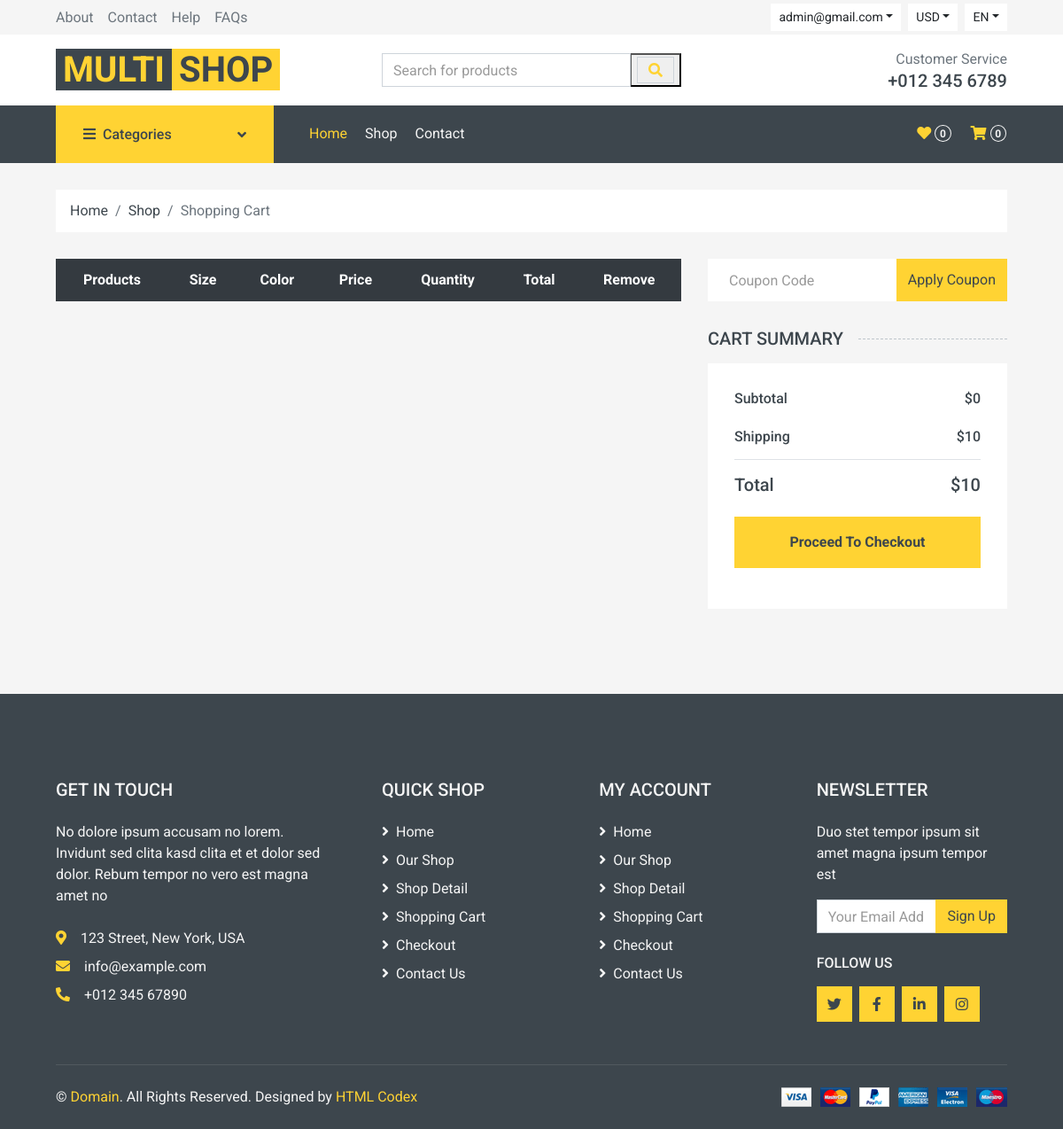
/cart/ (signed in), run on an earlier commit of the app's database.
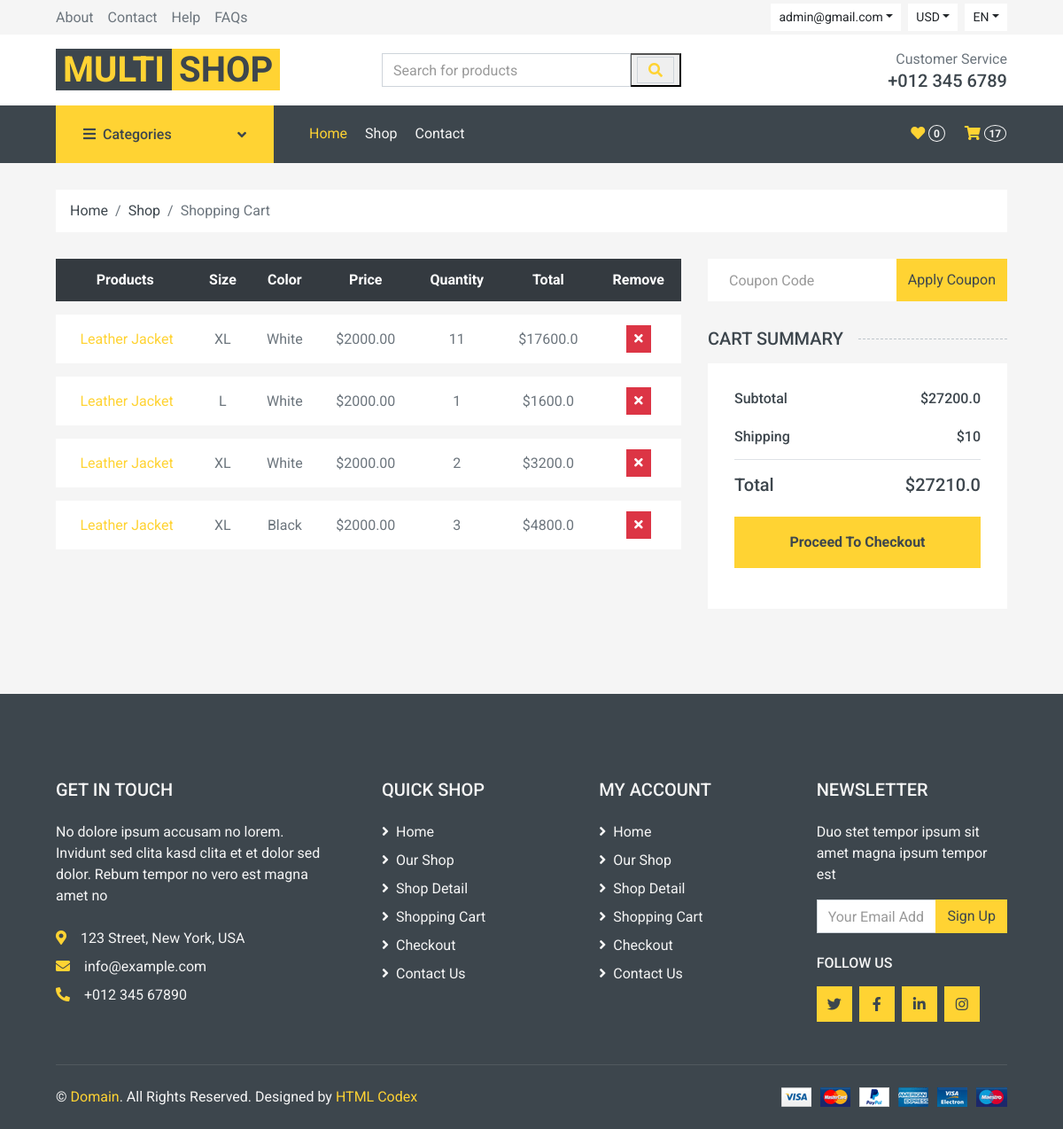
And on a later commit of the database.
### apps/shop/models.py (models this page shows, shortened)
class Cart(models.Model):
    ACTIVE = "active"
    FINISHED = "finished"
    WAITING = "waiting"
    CHOISES = (
        (ACTIVE, "Active"),
        (FINISHED, "Finished"),
        (WAITING, "Waiting"),
    )
    user = models.ForeignKey("account.User", on_delete=models.CASCADE, related_name="carts", verbose_name="User")
    status = models.CharField("Status", max_length=10, choices=CHOISES, default=ACTIVE)
    promo = models.ForeignKey(PromoCode, null=True, on_delete=models.SET_NULL, related_name="carts", verbose_name="Promo code")
    created = models.DateTimeField("Created at", auto_now_add=True)
    class Meta:
        verbose_name = "Cart"
        verbose_name_plural = "Carts"
    @property
    def subtotal(self):
        subtotal = sum(product.total_price for product in self.cart_products.all())
        return subtotal
    @property
    def discount(self):
        if self.promo is not None:
            discount = self.subtotal * self.promo.discount / 100
        else:
            discount = 0
        return discount
    @property
    def total(self):
        total = self.subtotal - self.discount + 10
        return total

class CartProduct(models.Model):
    cart = models.ForeignKey(Cart, on_delete=models.CASCADE, related_name="cart_products", verbose_name="Cart")
    product = models.ForeignKey(Product, on_delete=models.CASCADE, related_name="cart_products", verbose_name="Product")
    quantity = models.PositiveSmallIntegerField("Quantiy")
    color = models.CharField("Color", max_length=50)
    size = models.CharField("Size", max_length=20)
    class Meta:
        verbose_name = "Cart Product"
        verbose_name_plural = "Cart Products"
    @property
    def total_price(self):
        price = self.product.total_price
        total_price = self.quantity * price
        return total_price

class Product(models.Model):
    slug = models.SlugField("Slug", max_length=100, null=False, unique=True)
    name = models.CharField("Product name", max_length=100)
    category = models.ForeignKey(Category, on_delete=models.SET_NULL, related_name="products", null=True, blank=False, verbose_name="Category")
    price = models.DecimalField("Price", max_digits=7, decimal_places=2)
    discount = models.PositiveSmallIntegerField("Discount", blank=True, default=0)
    sizes = models.ManyToManyField(ProductSizes, related_name="products")
    colors = models.ManyToManyField(ProductColors, related_name="products")
    description = models.TextField("Description")
    created = models.DateTimeField("Date created", auto_now_add=True)
    class Meta:
        verbose_name = "Product"
        verbose_name_plural = "Products"
    @property
    def total_price(self):
        price = float(self.price)
        return price - (price * (self.discount / 100))

### apps/shop/views.py (the view, shortened to what this page needs)
# urls.py: path("cart/", view=views.cart_view, name="cart"),
@login_required
def cart_view(request):
    cart = get_or_create_cart(request=request)
    context = {
        "cart": cart,
    }
    return render(request=request, template_name="cart.html", context=context)

### apps/account/context_processors.py (called while the page is built)
def favorites_count(request):
    user: User = request.user
    if user.is_authenticated:
        count = user.favorites.count()
    else:
        count = 0
    context = {
        "favorites_count": count
    }
    return context

### apps/shop/context_processors.py (called while the page is built)
def categories_processor(request):
    categories = Category.objects.filter(parent=None)
    context = {
        "categories": categories
    }
    return context

def cart_products_count(request):
    user = request.user
    if user.is_authenticated:
        cart = get_or_create_cart(request)
        count = 0
        for product in cart.cart_products.all():
            count += product.quantity
    else:
        count = 0
    context = {
        "cart_products_count": count
    }
    return context

### apps/shop/utils.py (called while the page is built)
def get_or_create_cart(request):
    user = request.user
    cart = Cart.objects.filter(status=Cart.ACTIVE, user=user).order_by("-created").first()
    if cart is None:
        cart = Cart.objects.create(user=user)
    return cart

### apps/shop/templates/cart.html (shortened to what this page needs)
{% extends 'base.html' %}
{% load static %}
{% block content %}
<div class="container-fluid">
    <div class="row px-xl-5">
        <div class="col-12">
            <nav class="breadcrumb bg-light mb-30">
                <a class="breadcrumb-item text-dark" href="#">Home</a>
                <a class="breadcrumb-item text-dark" href="#">Shop</a>
                <span class="breadcrumb-item active">Shopping Cart</span>
            </nav>
        </div>
    </div>
</div>
<div class="container-fluid">
    <div class="row px-xl-5">
        <div class="col-lg-8 table-responsive mb-5">
            <table class="table table-light table-borderless table-hover text-center mb-0">
                <thead class="thead-dark">
                    <tr>
                        <th>Products</th>
                        <th>Size</th>
                        <th>Color</th>
                        <th>Price</th>
                        <th>Quantity</th>
                        <th>Total</th>
                        <th>Remove</th>
                    </tr>
                </thead>
                <tbody class="align-middle">
                    {% for cart_product in cart.cart_products.all %}
                    <tr>
                        <td class="align-middle"> <a href="{% url 'shop:product_details' slug=cart_product.product.slug %}"> {{ cart_product.product.name }} </td>
                        <td class="align-middle">{{ cart_product.size }}</td>
                        <td class="align-middle">{{ cart_product.color }}</td>
                        <td class="align-middle">${{ cart_product.product.price }}</td>
                        <td class="align-middle">{{ cart_product.quantity }}</td>
                        <td class="align-middle">${{ cart_product.total_price }}</td>
                        <td class="align-middle"><a href="{% url 'shop:delete_from_cart' pk=cart_product.pk %}"><button class="btn btn-sm btn-danger"><i class="fa fa-times"></i></button></a></td>
                    </tr>
                    {% endfor %}
                </tbody>
            </table>
        </div>
        <div class="col-lg-4">
            {% if not cart.promo %}
            <form class="mb-30" method="post">
                <div class="input-group">
                    <input type="text" name="coupon" class="form-control border-0 p-4" placeholder="Coupon Code">
                    <div class="input-group-append">
                        <button type="submit" class="btn btn-primary">Apply Coupon</button>
                    </div>
                </div>
            </form>
            {% endif %}
            <h5 class="section-title position-relative text-uppercase mb-3"><span class="bg-secondary pr-3">Cart Summary</span></h5>
            <div class="bg-light p-30 mb-5">
                <div class="border-bottom pb-2">
                    <div class="d-flex justify-content-between mb-3">
                        <h6>Subtotal</h6>
                        <h6>${{ cart.subtotal }}</h6>
                    </div>
                    <div class="d-flex justify-content-between">
                        <h6 class="font-weight-medium">Shipping</h6>
                        <h6 class="font-weight-medium">$10</h6>
                    </div>
                </div>
                <div class="pt-2">
                    <div class="d-flex justify-content-between mt-2">
                        <h5>Total</h5>
                        <h5>${{ cart.total }}</h5>
                    </div>
                    <a href="{% url 'shop:checkout' %}"><button class="btn btn-block btn-primary font-weight-bold my-3 py-3">Proceed To Checkout</button></a>
                </div>
            </div>
        </div>
    </div>
</div>
{% endblock %}

### templates/base.html (shortened to what the changed rows need)
<!DOCTYPE html>
<html lang="en">
{% load static %}
<head>
    <link href="https://cdnjs.cloudflare.com/ajax/libs/font-awesome/5.10.0/css/all.min.css" rel="stylesheet">
    <link href="{% static 'lib/animate/animate.min.css' %}" rel="stylesheet">
    <link href="{% static 'lib/owlcarousel/assets/owl.carousel.min.css' %}" rel="stylesheet">
    <link href="{% static 'css/style.css' %}" rel="stylesheet">
</head>
<body>
    <div class="container-fluid bg-dark mb-30">
        <div class="row px-xl-5">
            <div class="col-lg-9">
                <nav class="navbar navbar-expand-lg bg-dark navbar-dark py-3 py-lg-0 px-0">
                    <div class="collapse navbar-collapse justify-content-between" id="navbarCollapse">
                        <div class="navbar-nav ml-auto py-0 d-none d-lg-block">
                            <a href="{% url 'shop:cart' %}" class="btn px-0 ml-3">
                                <i class="fas fa-shopping-cart text-primary"></i>
                                <span class="badge text-secondary border border-secondary rounded-circle" style="padding-bottom: 2px;">{{ cart_products_count }}</span>
                            </a>
                        </div>
                    </div>
                </nav>
            </div>
        </div>
    </div>
    {% block content %}
    {% endblock %}
</body>
</html>

What changed in the data, as far as the page shows it:
added CartProduct: product.name "Leather Jacket", size "XL", color "White", product.price "2000.00", quantity "11", total_price "17600.0"
added CartProduct: product.name "Leather Jacket", size "L", color "White", product.price "2000.00", quantity "1", total_price "1600.0"
added CartProduct: product.name "Leather Jacket", size "XL", color "White", product.price "2000.00", quantity "2", total_price "3200.0"
added CartProduct: product.name "Leather Jacket", size "XL", color "Black", product.price "2000.00", quantity "3", total_price "4800.0"
computed for Cart: subtotal "0" → "27200.0"; total "10" → "27210.0"
Also different on the page:
{{ cart_products_count }}: "0" → "17"
